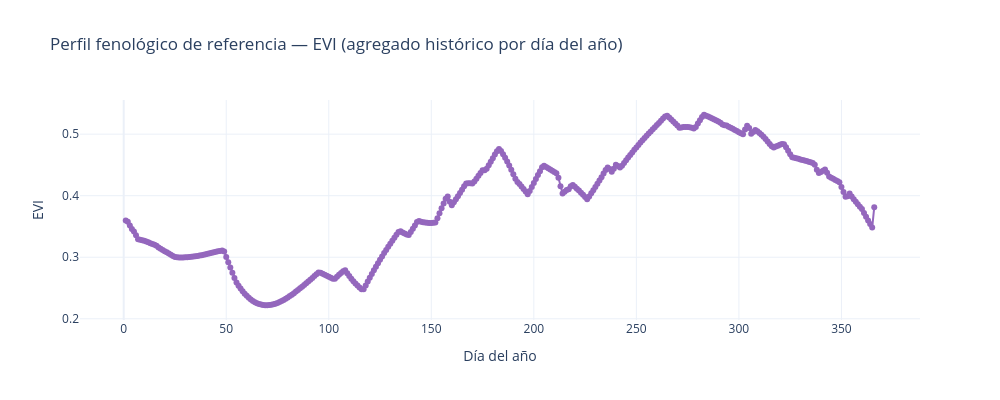

The notebook cell saved with this chart:
### Code cell
perfil_evi = calcular_perfil_fenologico_referencia("EVI")
graficar_perfil_fenologico(perfil_evi, "EVI")

### Figure 1 — Plotly figure (JSON) as saved in the notebook; plotly's stock layout.template omitted (floating-point values rounded to 4 significant figures; data arrays with more than 128 entries replaced by an {"elided": "..."} marker saying what was removed)
{"data": [{"line": {"color": "#9467bd", "width": 2}, "mode": "lines+markers", "type": "scatter", "x": {"elided": "366 int values"}, "y": {"elided": "366 float values"}}], "layout": {"height": 400, "title": {"text": "Perfil fenológico de referencia — EVI (agregado histórico por día del año)"}, "width": 1000, "xaxis": {"title": {"text": "Día del año"}}, "yaxis": {"title": {"text": "EVI"}}}}
